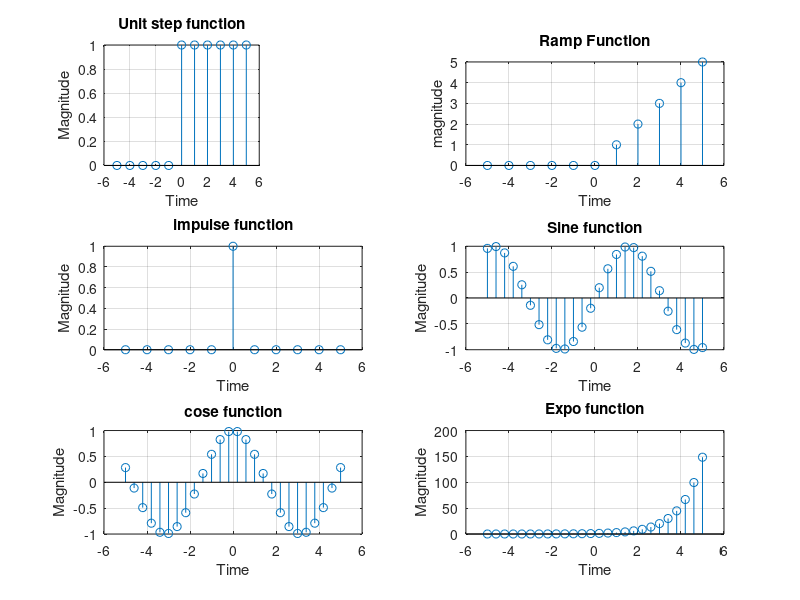

This figure's MATLAB source:
%prog to plot basic functions like unit step, ramp, impulse,sin,cos & exponential

clc;
clear;
close all;
%unit step function
x=-5:1:5;   % defined for stem axis range
xn=[zeros(1,5),ones(1,6)]; % a/c to x length define input values
subplot(3,3,1);
stem(x,xn); % Discrete
xlabel('Time');
ylabel('Magnitude');
title('Unit step function');
grid on;

%ramp function
a=-5:1:5;  
an=[zeros(1,5) ones(1,6)]; 
k=a.*an;
subplot(3,2,2);
stem(a,k);
xlabel('Time');
ylabel('magnitude');
title('Ramp Function');
grid on;

%impulse function
b=-5:1:5;
bn=[zeros(1,5) 1 zeros(1,5)]
subplot(323);
stem(b,bn);         % also stem(b,b) if(b=0:1:5)
xlabel('Time');
ylabel('Magnitude');
title('impulse function');
grid on;

%sine function
n=-5:0.4:5;
kn=sin(n);
subplot(324);
stem(n,kn);
xlabel('Time');
ylabel('Magnitude');
title('Sine function');
grid on;

%cos function
c=-5:0.4:5;
cn=cos(c);
subplot(325);
stem(c,cn);
xlabel('Time');
ylabel('Magnitude');
title('cose function');
grid on;

%exponential
c=-5:0.4:5;
cn=exp(c);
subplot(326);
stem(c,cn);
xlabel('Time');
ylabel('Magnitude');
title('Expo function');
grid on;
    
